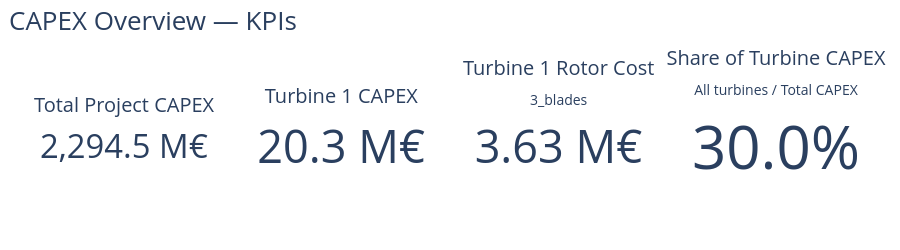
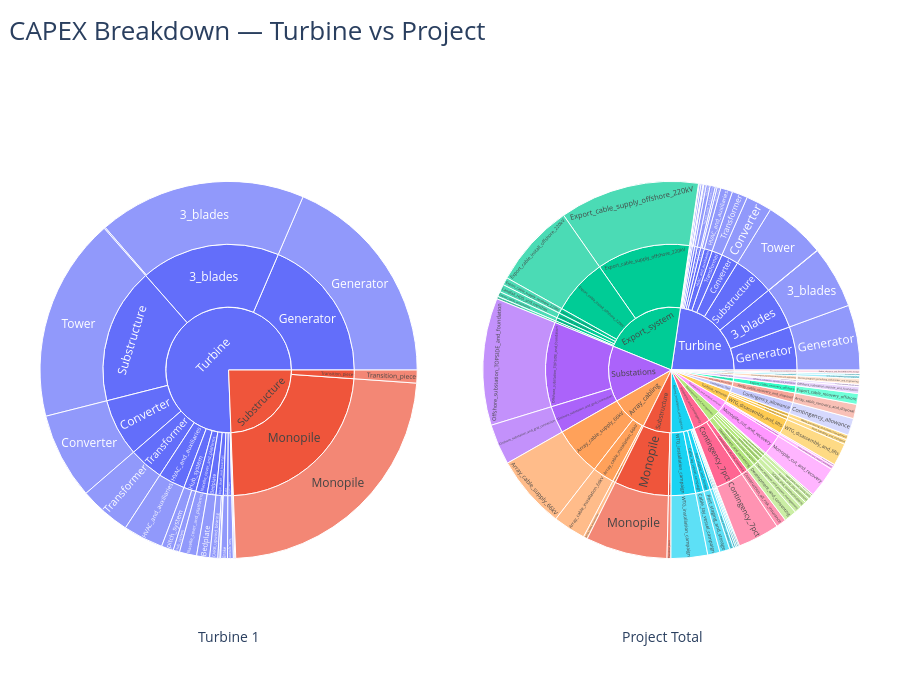
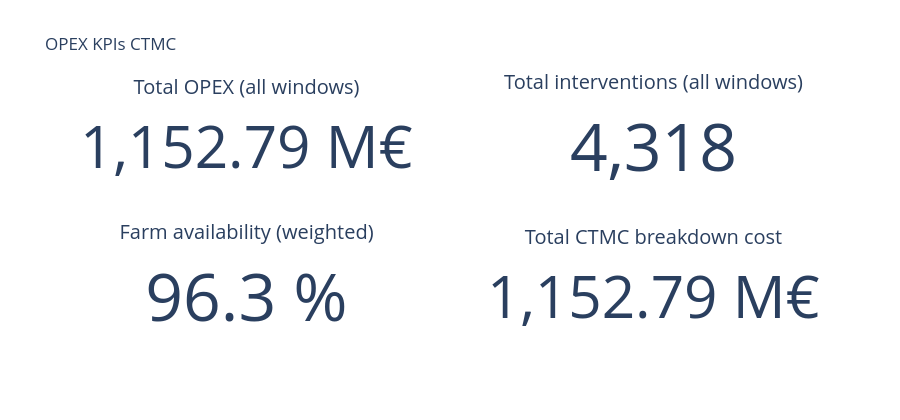
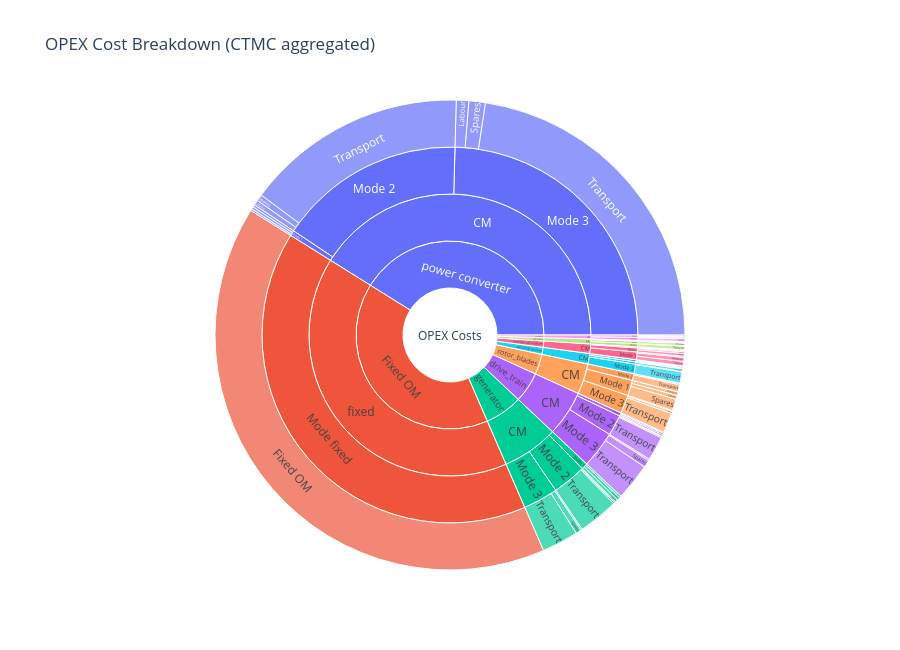

Here is the notebook cell these charts were saved with, in order:
### Markdown cell above
# Single Experiment

### Code cell
from pathlib import Path
import sys

PROJECT_ROOT = Path.cwd().parent   # parent of examples = WINPACT_TREND
sys.path.append(str(PROJECT_ROOT))

from core.Simulation import build_experiment

LIBRARY_PATH = PROJECT_ROOT / "examples" / "Inputs" / "HKN"
RESULT_DIR   = PROJECT_ROOT / "results"

sim_cfg = {
    "run_marketenv": True,
    "run_metenv": False,
    "run_capex": True,
    "capex_dashboard": True,
    "run_windfarm": True,
    "run_opex": True,
    "opex_dashboard": True,
    "run_curtailment": True,
    "run_lifetime_extension": True,
    "run_revenue": True,
    "run_valuation": True,
    "valuation_dashboard": True,
    "collect_results": True,
}

# build the experiment

exp = build_experiment(
    library_path=str(LIBRARY_PATH),
    base_config_path="config.yaml",
    simulation_config=sim_cfg,
    replicates = 1, 
    seed = 42,
    name="test_experiment",
    result_directory= str(RESULT_DIR),
)

# run the experiment
exp.run()

### Figure 1 — Plotly figure (JSON) as saved in the notebook; plotly's stock layout.template omitted (floating-point values rounded to 4 significant figures)
{"data": [{"domain": {"x": [0, 0.205], "y": [0, 1]}, "mode": "number", "number": {"suffix": " M€", "valueformat": ",.1f"}, "title": {"text": "Total Project CAPEX"}, "type": "indicator", "value": 2295.0}, {"domain": {"x": [0.265, 0.47], "y": [0, 1]}, "mode": "number", "number": {"suffix": " M€", "valueformat": ",.1f"}, "title": {"text": "Turbine 1 CAPEX"}, "type": "indicator", "value": 20.26}, {"domain": {"x": [0.53, 0.735], "y": [0, 1]}, "mode": "number", "number": {"suffix": " M€", "valueformat": ",.2f"}, "title": {"text": "Turbine 1 Rotor Cost<br><sub>3_blades</sub>"}, "type": "indicator", "value": 3.632}, {"domain": {"x": [0.795, 1], "y": [0, 1]}, "mode": "number", "number": {"valueformat": ".1%"}, "title": {"text": "Share of Turbine CAPEX<br><sub>All turbines / Total CAPEX</sub>"}, "type": "indicator", "value": 0.3003}], "layout": {"height": 250, "margin": {"b": 20, "l": 40, "r": 40, "t": 60}, "title": {"font": {"size": 26}, "text": "CAPEX Overview — KPIs", "x": 0.01}}}

### Figure 2 — Plotly figure (JSON) as saved in the notebook; plotly's stock layout.template omitted (floating-point values rounded to 4 significant figures; data arrays with more than 128 entries replaced by an {"elided": "..."} marker saying what was removed)
{"data": [{"branchvalues": "total", "domain": {"x": [0, 0.46], "y": [0, 1]}, "hovertemplate": "%{label}<br>Cost: %{value:,.2f} M€<br>Share: %{percentParent:.1%} of parent<br>Global: %{percentRoot:.1%} of total<extra></extra>", "ids": ["cat:Turbine", "cat:Substructure", "cat:Substructure|sub:Monopile", "cat:Substructure|sub:Transition_piece", "cat:Turbine|sub:3_blades", "cat:Turbine|sub:Bedplate", "cat:Turbine|sub:Brake", "cat:Turbine|sub:Converter", "cat:Turbine|sub:Generator", "cat:Turbine|sub:HVAC_and_auxiliaries", "cat:Turbine|sub:Hub_system", "cat:Turbine|sub:Main_shaft_and_bearings", "cat:Turbine|sub:Nacelle_cover_and_platforms", "cat:Turbine|sub:Substructure", "cat:Turbine|sub:Tower_top_interface", "cat:Turbine|sub:Transformer", "cat:Turbine|sub:Turret", "cat:Turbine|sub:Yaw_system", "cat:Substructure|sub:Monopile|ssub:Monopile", "cat:Substructure|sub:Transition_piece|ssub:Transition_piece", "cat:Turbine|sub:3_blades|ssub:3_blades", "cat:Turbine|sub:3_blades|ssub:blade_surface_coatings", "cat:Turbine|sub:Bedplate|ssub:Bedplate", "cat:Turbine|sub:Brake|ssub:Brake", "cat:Turbine|sub:Converter|ssub:Converter", "cat:Turbine|sub:Generator|ssub:Generator", "cat:Turbine|sub:HVAC_and_auxiliaries|ssub:HVAC_and_auxiliaries", "cat:Turbine|sub:Hub_system|ssub:Hub_system", "cat:Turbine|sub:Hub_system|ssub:pitch_system", "cat:Turbine|sub:Main_shaft_and_bearings|ssub:CARB_upwind_bearing", "cat:Turbine|sub:Main_shaft_and_bearings|ssub:SRB_downwind_bearing", "cat:Turbine|sub:Main_shaft_and_bearings|ssub:main_shaft", "cat:Turbine|sub:Nacelle_cover_and_platforms|ssub:Nacelle_cover_and_platforms", "cat:Turbine|sub:Substructure|ssub:Tower", "cat:Turbine|sub:Tower_top_interface|ssub:Tower_top_interface", "cat:Turbine|sub:Transformer|ssub:Transformer", "cat:Turbine|sub:Turret|ssub:Turret", "cat:Turbine|sub:Yaw_system|ssub:Yaw_system"], "labels": ["Turbine", "Substructure", "Monopile", "Transition_piece", "3_blades", "Bedplate", "Brake", "Converter", "Generator", "HVAC_and_auxiliaries", "Hub_system", "Main_shaft_and_bearings", "Nacelle_cover_and_platforms", "Substructure", "Tower_top_interface", "Transformer", "Turret", "Yaw_system", "Monopile", "Transition_piece", "3_blades", "blade_surface_coatings", "Bedplate", "Brake", "Converter", "Generator", "HVAC_and_auxiliaries", "Hub_system", "pitch_system", "CARB_upwind_bearing", "SRB_downwind_bearing", "main_shaft", "Nacelle_cover_and_platforms", "Tower", "Tower_top_interface", "Transformer", "Turret", "Yaw_system"], "parents": ["", "", "cat:Substructure", "cat:Substructure", "cat:Turbine", "cat:Turbine", "cat:Turbine", "cat:Turbine", "cat:Turbine", "cat:Turbine", "cat:Turbine", "cat:Turbine", "cat:Turbine", "cat:Turbine", "cat:Turbine", "cat:Turbine", "cat:Turbine", "cat:Turbine", "cat:Substructure|sub:Monopile", "cat:Substructure|sub:Transition_piece", "cat:Turbine|sub:3_blades", "cat:Turbine|sub:3_blades", "cat:Turbine|sub:Bedplate", "cat:Turbine|sub:Brake", "cat:Turbine|sub:Converter", "cat:Turbine|sub:Generator", "cat:Turbine|sub:HVAC_and_auxiliaries", "cat:Turbine|sub:Hub_system", "cat:Turbine|sub:Hub_system", "cat:Turbine|sub:Main_shaft_and_bearings", "cat:Turbine|sub:Main_shaft_and_bearings", "cat:Turbine|sub:Main_shaft_and_bearings", "cat:Turbine|sub:Nacelle_cover_and_platforms", "cat:Turbine|sub:Substructure", "cat:Turbine|sub:Tower_top_interface", "cat:Turbine|sub:Transformer", "cat:Turbine|sub:Turret", "cat:Turbine|sub:Yaw_system"], "type": "sunburst", "values": [15.32, 4.943, 4.718, 0.225, 3.632, 0.2253, 0.1176, 1.5, 3.757, 0.6957, 0.3216, 0.1888, 0.2987, 3.542, 0.024, 0.9, 0.0162, 0.1013, 4.718, 0.225, 3.61, 0.0225, 0.2253, 0.1176, 1.5, 3.757, 0.6957, 0.111, 0.2106, 0.1406, 0.0372, 0.01107, 0.2987, 3.542, 0.024, 0.9, 0.0162, 0.1013]}, {"branchvalues": "total", "domain": {"x": [0.54, 1], "y": [0, 1]}, "hovertemplate": "%{label}<br>Cost: %{value:,.2f} M€<br>Share: %{percentParent:.1%} of parent<br>Global: %{percentRoot:.1%} of total<extra></extra>", "ids": {"elided": "137 str values"}, "labels": {"elided": "137 str values"}, "parents": {"elided": "137 str values"}, "type": "sunburst", "values": {"elided": "137 float values"}}], "layout": {"annotations": [{"font": {"size": 14}, "showarrow": false, "text": "Turbine 1", "x": 0.19, "xref": "paper", "y": 0.02, "yref": "paper"}, {"font": {"size": 14}, "showarrow": false, "text": "Project Total", "x": 0.81, "xref": "paper", "y": 0.02, "yref": "paper"}], "height": 700, "margin": {"b": 40, "l": 40, "r": 40, "t": 80}, "title": {"font": {"size": 26}, "text": "CAPEX Breakdown — Turbine vs Project", "x": 0.01}}}

### Figure 3 — Plotly figure (JSON) as saved in the notebook; plotly's stock layout.template omitted (floating-point values rounded to 4 significant figures)
{"data": [{"domain": {"x": [0, 0.45], "y": [0.625, 1]}, "mode": "number", "number": {"suffix": " M€", "valueformat": ",.2f"}, "title": {"text": "Total OPEX (all windows)"}, "type": "indicator", "value": 1153.0}, {"domain": {"x": [0.55, 1], "y": [0.625, 1]}, "mode": "number", "number": {"valueformat": ",.0f"}, "title": {"text": "Total interventions (all windows)"}, "type": "indicator", "value": 4318.0}, {"domain": {"x": [0, 0.45], "y": [0, 0.375]}, "mode": "number", "number": {"suffix": " %", "valueformat": ".1f"}, "title": {"text": "Farm availability (weighted)"}, "type": "indicator", "value": 96.28}, {"domain": {"x": [0.55, 1], "y": [0, 0.375]}, "mode": "number", "number": {"suffix": " M€", "valueformat": ",.2f"}, "title": {"text": "Total CTMC breakdown cost"}, "type": "indicator", "value": 1153.0}], "layout": {"height": 420, "showlegend": false, "title": {"text": "OPEX KPIs CTMC"}}}

### Figure 4 — Plotly figure (JSON) as saved in the notebook; plotly's stock layout.template omitted (floating-point values rounded to 4 significant figures)
{"data": [{"branchvalues": "total", "hovertemplate": "%{label}<br>%{value:,.0f} €<extra></extra>", "ids": ["cost_root", "cost_root|comp:Fixed OM", "cost_root|comp:Fixed OM|task:fixed", "cost_root|comp:Fixed OM|task:fixed|mode:fixed", "cost_root|comp:Fixed OM|task:fixed|mode:fixed|cat:fixed_OM_eur", "cost_root|comp:drive_train", "cost_root|comp:drive_train|task:CM", "cost_root|comp:drive_train|task:CM|mode:1", "cost_root|comp:drive_train|task:CM|mode:1|cat:transport_eur", "cost_root|comp:drive_train|task:CM|mode:1|cat:labour_eur", "cost_root|comp:drive_train|task:CM|mode:1|cat:spares_eur", "cost_root|comp:drive_train|task:CM|mode:2", "cost_root|comp:drive_train|task:CM|mode:2|cat:transport_eur", "cost_root|comp:drive_train|task:CM|mode:2|cat:labour_eur", "cost_root|comp:drive_train|task:CM|mode:2|cat:spares_eur", "cost_root|comp:drive_train|task:CM|mode:3", "cost_root|comp:drive_train|task:CM|mode:3|cat:transport_eur", "cost_root|comp:drive_train|task:CM|mode:3|cat:labour_eur", "cost_root|comp:drive_train|task:CM|mode:3|cat:spares_eur", "cost_root|comp:electrical system", "cost_root|comp:electrical system|task:CM", "cost_root|comp:electrical system|task:CM|mode:1", "cost_root|comp:electrical system|task:CM|mode:1|cat:transport_eur", "cost_root|comp:electrical system|task:CM|mode:1|cat:labour_eur", "cost_root|comp:electrical system|task:CM|mode:1|cat:spares_eur", "cost_root|comp:electrical system|task:CM|mode:2", "cost_root|comp:electrical system|task:CM|mode:2|cat:transport_eur", "cost_root|comp:electrical system|task:CM|mode:2|cat:labour_eur", "cost_root|comp:electrical system|task:CM|mode:2|cat:spares_eur", "cost_root|comp:electrical system|task:CM|mode:3", "cost_root|comp:electrical system|task:CM|mode:3|cat:transport_eur", "cost_root|comp:electrical system|task:CM|mode:3|cat:labour_eur", "cost_root|comp:electrical system|task:CM|mode:3|cat:spares_eur", "cost_root|comp:generator", "cost_root|comp:generator|task:CM", "cost_root|comp:generator|task:CM|mode:1", "cost_root|comp:generator|task:CM|mode:1|cat:transport_eur", "cost_root|comp:generator|task:CM|mode:1|cat:labour_eur", "cost_root|comp:generator|task:CM|mode:1|cat:spares_eur", "cost_root|comp:generator|task:CM|mode:2", "cost_root|comp:generator|task:CM|mode:2|cat:transport_eur", "cost_root|comp:generator|task:CM|mode:2|cat:labour_eur", "cost_root|comp:generator|task:CM|mode:2|cat:spares_eur", "cost_root|comp:generator|task:CM|mode:3", "cost_root|comp:generator|task:CM|mode:3|cat:transport_eur", "cost_root|comp:generator|task:CM|mode:3|cat:labour_eur", "cost_root|comp:generator|task:CM|mode:3|cat:spares_eur", "cost_root|comp:hydraulic pitch system", "cost_root|comp:hydraulic pitch system|task:CM", "cost_root|comp:hydraulic pitch system|task:CM|mode:1", "cost_root|comp:hydraulic pitch system|task:CM|mode:1|cat:transport_eur", "cost_root|comp:hydraulic pitch system|task:CM|mode:1|cat:labour_eur", "cost_root|comp:hydraulic pitch system|task:CM|mode:1|cat:spares_eur", "cost_root|comp:hydraulic pitch system|task:CM|mode:2", "cost_root|comp:hydraulic pitch system|task:CM|mode:2|cat:transport_eur", "cost_root|comp:hydraulic pitch system|task:CM|mode:2|cat:labour_eur", "cost_root|comp:hydraulic pitch system|task:CM|mode:2|cat:spares_eur", "cost_root|comp:hydraulic pitch system|task:CM|mode:3", "cost_root|comp:hydraulic pitch system|task:CM|mode:3|cat:transport_eur", "cost_root|comp:hydraulic pitch system|task:CM|mode:3|cat:labour_eur", "cost_root|comp:hydraulic pitch system|task:CM|mode:3|cat:spares_eur", "cost_root|comp:power converter", "cost_root|comp:power converter|task:CM", "cost_root|comp:power converter|task:CM|mode:1", "cost_root|comp:power converter|task:CM|mode:1|cat:transport_eur", "cost_root|comp:power converter|task:CM|mode:1|cat:labour_eur", "cost_root|comp:power converter|task:CM|mode:1|cat:spares_eur", "cost_root|comp:power converter|task:CM|mode:2", "cost_root|comp:power converter|task:CM|mode:2|cat:transport_eur", "cost_root|comp:power converter|task:CM|mode:2|cat:labour_eur", "cost_root|comp:power converter|task:CM|mode:2|cat:spares_eur", "cost_root|comp:power converter|task:CM|mode:3", "cost_root|comp:power converter|task:CM|mode:3|cat:transport_eur", "cost_root|comp:power converter|task:CM|mode:3|cat:labour_eur", "cost_root|comp:power converter|task:CM|mode:3|cat:spares_eur", "cost_root|comp:rotor_blades", "cost_root|comp:rotor_blades|task:CM", "cost_root|comp:rotor_blades|task:CM|mode:1", "cost_root|comp:rotor_blades|task:CM|mode:1|cat:transport_eur", "cost_root|comp:rotor_blades|task:CM|mode:1|cat:labour_eur", "cost_root|comp:rotor_blades|task:CM|mode:1|cat:spares_eur", "cost_root|comp:rotor_blades|task:CM|mode:2", "cost_root|comp:rotor_blades|task:CM|mode:2|cat:transport_eur", "cost_root|comp:rotor_blades|task:CM|mode:2|cat:labour_eur", "cost_root|comp:rotor_blades|task:CM|mode:2|cat:spares_eur", "cost_root|comp:rotor_blades|task:CM|mode:3", "cost_root|comp:rotor_blades|task:CM|mode:3|cat:transport_eur", "cost_root|comp:rotor_blades|task:CM|mode:3|cat:labour_eur", "cost_root|comp:rotor_blades|task:CM|mode:3|cat:spares_eur", "cost_root|comp:transformer", "cost_root|comp:transformer|task:CM", "cost_root|comp:transformer|task:CM|mode:1", "cost_root|comp:transformer|task:CM|mode:1|cat:transport_eur", "cost_root|comp:transformer|task:CM|mode:1|cat:labour_eur", "cost_root|comp:transformer|task:CM|mode:1|cat:spares_eur", "cost_root|comp:transformer|task:CM|mode:2", "cost_root|comp:transformer|task:CM|mode:2|cat:transport_eur", "cost_root|comp:transformer|task:CM|mode:2|cat:labour_eur", "cost_root|comp:transformer|task:CM|mode:2|cat:spares_eur", "cost_root|comp:yaw_system", "cost_root|comp:yaw_system|task:CM", "cost_root|comp:yaw_system|task:CM|mode:1", "cost_root|comp:yaw_system|task:CM|mode:1|cat:transport_eur", "cost_root|comp:yaw_system|task:CM|mode:1|cat:labour_eur", "cost_root|comp:yaw_system|task:CM|mode:1|cat:spares_eur", "cost_root|comp:yaw_system|task:CM|mode:2", "cost_root|comp:yaw_system|task:CM|mode:2|cat:transport_eur", "cost_root|comp:yaw_system|task:CM|mode:2|cat:labour_eur", "cost_root|comp:yaw_system|task:CM|mode:2|cat:spares_eur", "cost_root|comp:yaw_system|task:CM|mode:3", "cost_root|comp:yaw_system|task:CM|mode:3|cat:transport_eur", "cost_root|comp:yaw_system|task:CM|mode:3|cat:labour_eur", "cost_root|comp:yaw_system|task:CM|mode:3|cat:spares_eur"], "labels": ["OPEX Costs", "Fixed OM", "fixed", "Mode fixed", "Fixed OM", "drive_train", "CM", "Mode 1", "Transport", "Labour", "Spares", "Mode 2", "Transport", "Labour", "Spares", "Mode 3", "Transport", "Labour", "Spares", "electrical system", "CM", "Mode 1", "Transport", "Labour", "Spares", "Mode 2", "Transport", "Labour", "Spares", "Mode 3", "Transport", "Labour", "Spares", "generator", "CM", "Mode 1", "Transport", "Labour", "Spares", "Mode 2", "Transport", "Labour", "Spares", "Mode 3", "Transport", "Labour", "Spares", "hydraulic pitch system", "CM", "Mode 1", "Transport", "Labour", "Spares", "Mode 2", "Transport", "Labour", "Spares", "Mode 3", "Transport", "Labour", "Spares", "power converter", "CM", "Mode 1", "Transport", "Labour", "Spares", "Mode 2", "Transport", "Labour", "Spares", "Mode 3", "Transport", "Labour", "Spares", "rotor_blades", "CM", "Mode 1", "Transport", "Labour", "Spares", "Mode 2", "Transport", "Labour", "Spares", "Mode 3", "Transport", "Labour", "Spares", "transformer", "CM", "Mode 1", "Transport", "Labour", "Spares", "Mode 2", "Transport", "Labour", "Spares", "yaw_system", "CM", "Mode 1", "Transport", "Labour", "Spares", "Mode 2", "Transport", "Labour", "Spares", "Mode 3", "Transport", "Labour", "Spares"], "parents": ["", "cost_root", "cost_root|comp:Fixed OM", "cost_root|comp:Fixed OM|task:fixed", "cost_root|comp:Fixed OM|task:fixed|mode:fixed", "cost_root", "cost_root|comp:drive_train", "cost_root|comp:drive_train|task:CM", "cost_root|comp:drive_train|task:CM|mode:1", "cost_root|comp:drive_train|task:CM|mode:1", "cost_root|comp:drive_train|task:CM|mode:1", "cost_root|comp:drive_train|task:CM", "cost_root|comp:drive_train|task:CM|mode:2", "cost_root|comp:drive_train|task:CM|mode:2", "cost_root|comp:drive_train|task:CM|mode:2", "cost_root|comp:drive_train|task:CM", "cost_root|comp:drive_train|task:CM|mode:3", "cost_root|comp:drive_train|task:CM|mode:3", "cost_root|comp:drive_train|task:CM|mode:3", "cost_root", "cost_root|comp:electrical system", "cost_root|comp:electrical system|task:CM", "cost_root|comp:electrical system|task:CM|mode:1", "cost_root|comp:electrical system|task:CM|mode:1", "cost_root|comp:electrical system|task:CM|mode:1", "cost_root|comp:electrical system|task:CM", "cost_root|comp:electrical system|task:CM|mode:2", "cost_root|comp:electrical system|task:CM|mode:2", "cost_root|comp:electrical system|task:CM|mode:2", "cost_root|comp:electrical system|task:CM", "cost_root|comp:electrical system|task:CM|mode:3", "cost_root|comp:electrical system|task:CM|mode:3", "cost_root|comp:electrical system|task:CM|mode:3", "cost_root", "cost_root|comp:generator", "cost_root|comp:generator|task:CM", "cost_root|comp:generator|task:CM|mode:1", "cost_root|comp:generator|task:CM|mode:1", "cost_root|comp:generator|task:CM|mode:1", "cost_root|comp:generator|task:CM", "cost_root|comp:generator|task:CM|mode:2", "cost_root|comp:generator|task:CM|mode:2", "cost_root|comp:generator|task:CM|mode:2", "cost_root|comp:generator|task:CM", "cost_root|comp:generator|task:CM|mode:3", "cost_root|comp:generator|task:CM|mode:3", "cost_root|comp:generator|task:CM|mode:3", "cost_root", "cost_root|comp:hydraulic pitch system", "cost_root|comp:hydraulic pitch system|task:CM", "cost_root|comp:hydraulic pitch system|task:CM|mode:1", "cost_root|comp:hydraulic pitch system|task:CM|mode:1", "cost_root|comp:hydraulic pitch system|task:CM|mode:1", "cost_root|comp:hydraulic pitch system|task:CM", "cost_root|comp:hydraulic pitch system|task:CM|mode:2", "cost_root|comp:hydraulic pitch system|task:CM|mode:2", "cost_root|comp:hydraulic pitch system|task:CM|mode:2", "cost_root|comp:hydraulic pitch system|task:CM", "cost_root|comp:hydraulic pitch system|task:CM|mode:3", "cost_root|comp:hydraulic pitch system|task:CM|mode:3", "cost_root|comp:hydraulic pitch system|task:CM|mode:3", "cost_root", "cost_root|comp:power converter", "cost_root|comp:power converter|task:CM", "cost_root|comp:power converter|task:CM|mode:1", "cost_root|comp:power converter|task:CM|mode:1", "cost_root|comp:power converter|task:CM|mode:1", "cost_root|comp:power converter|task:CM", "cost_root|comp:power converter|task:CM|mode:2", "cost_root|comp:power converter|task:CM|mode:2", "cost_root|comp:power converter|task:CM|mode:2", "cost_root|comp:power converter|task:CM", "cost_root|comp:power converter|task:CM|mode:3", "cost_root|comp:power converter|task:CM|mode:3", "cost_root|comp:power converter|task:CM|mode:3", "cost_root", "cost_root|comp:rotor_blades", "cost_root|comp:rotor_blades|task:CM", "cost_root|comp:rotor_blades|task:CM|mode:1", "cost_root|comp:rotor_blades|task:CM|mode:1", "cost_root|comp:rotor_blades|task:CM|mode:1", "cost_root|comp:rotor_blades|task:CM", "cost_root|comp:rotor_blades|task:CM|mode:2", "cost_root|comp:rotor_blades|task:CM|mode:2", "cost_root|comp:rotor_blades|task:CM|mode:2", "cost_root|comp:rotor_blades|task:CM", "cost_root|comp:rotor_blades|task:CM|mode:3", "cost_root|comp:rotor_blades|task:CM|mode:3", "cost_root|comp:rotor_blades|task:CM|mode:3", "cost_root", "cost_root|comp:transformer", "cost_root|comp:transformer|task:CM", "cost_root|comp:transformer|task:CM|mode:1", "cost_root|comp:transformer|task:CM|mode:1", "cost_root|comp:transformer|task:CM|mode:1", "cost_root|comp:transformer|task:CM", "cost_root|comp:transformer|task:CM|mode:2", "cost_root|comp:transformer|task:CM|mode:2", "cost_root|comp:transformer|task:CM|mode:2", "cost_root", "cost_root|comp:yaw_system", "cost_root|comp:yaw_system|task:CM", "cost_root|comp:yaw_system|task:CM|mode:1", "cost_root|comp:yaw_system|task:CM|mode:1", "cost_root|comp:yaw_system|task:CM|mode:1", "cost_root|comp:yaw_system|task:CM", "cost_root|comp:yaw_system|task:CM|mode:2", "cost_root|comp:yaw_system|task:CM|mode:2", "cost_root|comp:yaw_system|task:CM|mode:2", "cost_root|comp:yaw_system|task:CM", "cost_root|comp:yaw_system|task:CM|mode:3", "cost_root|comp:yaw_system|task:CM|mode:3", "cost_root|comp:yaw_system|task:CM|mode:3"], "type": "sunburst", "values": [1153000000.0, 465800000.0, 465800000.0, 465800000.0, 465800000.0, 60380000.0, 60380000.0, 3267000.0, 1206000.0, 1272000.0, 789300.0, 20550000.0, 19090000.0, 457500.0, 1004000.0, 36560000.0, 29380000.0, 1118000.0, 6056000.0, 13760000.0, 13760000.0, 2069000.0, 739600.0, 754100.0, 575400.0, 9395000.0, 9001000.0, 207600.0, 186900.0, 2298000.0, 1992000.0, 69080.0, 237000.0, 74310000.0, 74310000.0, 6218000.0, 2298000.0, 2398000.0, 1522000.0, 33570000.0, 31660000.0, 822100.0, 1093000.0, 34520000.0, 29020000.0, 1118000.0, 4383000.0, 12530000.0, 12530000.0, 7590000.0, 3273000.0, 3494000.0, 823700.0, 3992000.0, 1285000.0, 2193000.0, 514600.0, 943100.0, 887200.0, 31230.0, 24700.0, 474000000.0, 474000000.0, 5306000.0, 1928000.0, 1989000.0, 1388000.0, 185300000.0, 176100000.0, 4046000.0, 5190000.0, 283300000.0, 260400000.0, 9879000.0, 13020000.0, 40380000.0, 40380000.0, 15260000.0, 2860000.0, 3100000.0, 9295000.0, 6840000.0, 5656000.0, 139600.0, 1045000.0, 18280000.0, 15900000.0, 628800.0, 1753000.0, 5142000.0, 5142000.0, 2307000.0, 710800.0, 747600.0, 848400.0, 2835000.0, 144200.0, 248100.0, 2443000.0, 6546000.0, 6546000.0, 891900.0, 469700.0, 235600.0, 186600.0, 2419000.0, 2341000.0, 58120.0, 20140.0, 3235000.0, 3093000.0, 119100.0, 23030.0]}], "layout": {"height": 650, "title": {"text": "OPEX Cost Breakdown (CTMC aggregated)"}}}
